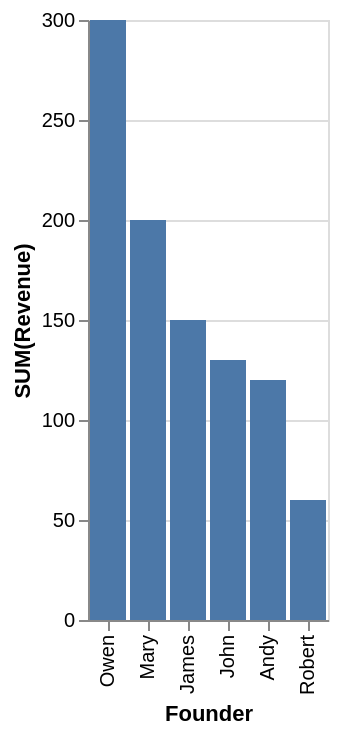

Write a Vega-Lite specification for this figure.
### Vega-Lite specification from a JSON file in a GitHub repository (floating-point values rounded to 4 significant figures)
{"data": {"values": [{"x_data": "Owen", "y_data": 300}, {"x_data": "Mary", "y_data": 200}, {"x_data": "James", "y_data": 150}, {"x_data": "John", "y_data": 130}, {"x_data": "Andy", "y_data": 120}, {"x_data": "Robert", "y_data": 60}]}, "mark": "bar", "encoding": {"x": {"field": "x_data", "type": "nominal", "title": "Founder", "sort": {"op": "sum", "field": "y_data", "order": "descending"}}, "y": {"field": "y_data", "type": "quantitative", "title": "SUM(Revenue)"}}}
